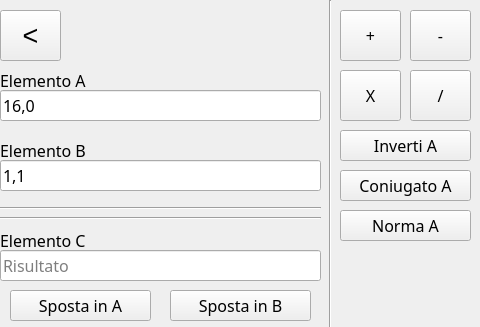
<?xml version="1.0" encoding="UTF-8"?>
<ui version="4.0">
 <class>ComplexView</class>
 <widget class="QWidget" name="ComplexView">
  <property name="geometry">
   <rect>
    <x>0</x>
    <y>0</y>
    <width>480</width>
    <height>327</height>
   </rect>
  </property>
  <property name="windowTitle">
   <string>Form</string>
  </property>
  <widget class="QPushButton" name="btnMoveToB">
   <property name="geometry">
    <rect>
     <x>170</x>
     <y>290</y>
     <width>141</width>
     <height>31</height>
    </rect>
   </property>
   <property name="font">
    <font>
     <family>Microsoft JhengHei Light</family>
     <pointsize>12</pointsize>
    </font>
   </property>
   <property name="text">
    <string>Sposta in B</string>
   </property>
  </widget>
  <widget class="Line" name="line">
   <property name="geometry">
    <rect>
     <x>320</x>
     <y>0</y>
     <width>20</width>
     <height>401</height>
    </rect>
   </property>
   <property name="font">
    <font>
     <family>Microsoft JhengHei Light</family>
     <pointsize>12</pointsize>
    </font>
   </property>
   <property name="orientation">
    <enum>Qt::Vertical</enum>
   </property>
  </widget>
  <widget class="QLineEdit" name="lineEditElementA">
   <property name="geometry">
    <rect>
     <x>0</x>
     <y>90</y>
     <width>321</width>
     <height>31</height>
    </rect>
   </property>
   <property name="font">
    <font>
     <family>Microsoft JhengHei Light</family>
     <pointsize>12</pointsize>
    </font>
   </property>
   <property name="text">
    <string>16,0</string>
   </property>
   <property name="placeholderText">
    <string>Formato: &quot;a, b&quot;</string>
   </property>
  </widget>
  <widget class="QLineEdit" name="lineEditElementB">
   <property name="geometry">
    <rect>
     <x>0</x>
     <y>160</y>
     <width>321</width>
     <height>31</height>
    </rect>
   </property>
   <property name="font">
    <font>
     <family>Microsoft JhengHei Light</family>
     <pointsize>12</pointsize>
    </font>
   </property>
   <property name="text">
    <string>1,1</string>
   </property>
   <property name="placeholderText">
    <string>Formato: &quot;a, b&quot;</string>
   </property>
  </widget>
  <widget class="QPushButton" name="btnSomma">
   <property name="geometry">
    <rect>
     <x>340</x>
     <y>10</y>
     <width>61</width>
     <height>51</height>
    </rect>
   </property>
   <property name="font">
    <font>
     <family>Microsoft JhengHei Light</family>
     <pointsize>12</pointsize>
    </font>
   </property>
   <property name="text">
    <string>+</string>
   </property>
  </widget>
  <widget class="Line" name="line_3">
   <property name="geometry">
    <rect>
     <x>0</x>
     <y>210</y>
     <width>321</width>
     <height>16</height>
    </rect>
   </property>
   <property name="font">
    <font>
     <family>Microsoft JhengHei Light</family>
     <pointsize>12</pointsize>
    </font>
   </property>
   <property name="orientation">
    <enum>Qt::Horizontal</enum>
   </property>
  </widget>
  <widget class="Line" name="line_2">
   <property name="geometry">
    <rect>
     <x>0</x>
     <y>200</y>
     <width>321</width>
     <height>16</height>
    </rect>
   </property>
   <property name="font">
    <font>
     <family>Microsoft JhengHei Light</family>
     <pointsize>12</pointsize>
    </font>
   </property>
   <property name="orientation">
    <enum>Qt::Horizontal</enum>
   </property>
  </widget>
  <widget class="QPushButton" name="btnMoltiplicazione">
   <property name="geometry">
    <rect>
     <x>340</x>
     <y>70</y>
     <width>61</width>
     <height>51</height>
    </rect>
   </property>
   <property name="font">
    <font>
     <family>Microsoft JhengHei Light</family>
     <pointsize>12</pointsize>
    </font>
   </property>
   <property name="text">
    <string>X</string>
   </property>
  </widget>
  <widget class="QLabel" name="labelElementC">
   <property name="geometry">
    <rect>
     <x>0</x>
     <y>230</y>
     <width>321</width>
     <height>21</height>
    </rect>
   </property>
   <property name="font">
    <font>
     <family>Microsoft JhengHei Light</family>
     <pointsize>12</pointsize>
    </font>
   </property>
   <property name="text">
    <string>Elemento C</string>
   </property>
  </widget>
  <widget class="QPushButton" name="btnNorma">
   <property name="geometry">
    <rect>
     <x>340</x>
     <y>210</y>
     <width>131</width>
     <height>31</height>
    </rect>
   </property>
   <property name="font">
    <font>
     <family>Microsoft JhengHei Light</family>
     <pointsize>12</pointsize>
    </font>
   </property>
   <property name="text">
    <string>Norma A</string>
   </property>
  </widget>
  <widget class="QPushButton" name="btnConiugato">
   <property name="geometry">
    <rect>
     <x>340</x>
     <y>170</y>
     <width>131</width>
     <height>31</height>
    </rect>
   </property>
   <property name="font">
    <font>
     <family>Microsoft JhengHei Light</family>
     <pointsize>12</pointsize>
    </font>
   </property>
   <property name="text">
    <string>Coniugato A</string>
   </property>
  </widget>
  <widget class="QLabel" name="labelElementB">
   <property name="geometry">
    <rect>
     <x>0</x>
     <y>140</y>
     <width>321</width>
     <height>21</height>
    </rect>
   </property>
   <property name="font">
    <font>
     <family>Microsoft JhengHei Light</family>
     <pointsize>12</pointsize>
    </font>
   </property>
   <property name="text">
    <string>Elemento B</string>
   </property>
  </widget>
  <widget class="QPushButton" name="btnSottrazione">
   <property name="geometry">
    <rect>
     <x>410</x>
     <y>10</y>
     <width>61</width>
     <height>51</height>
    </rect>
   </property>
   <property name="font">
    <font>
     <family>Microsoft JhengHei Light</family>
     <pointsize>12</pointsize>
    </font>
   </property>
   <property name="text">
    <string>-</string>
   </property>
  </widget>
  <widget class="QPushButton" name="btnMoveToA">
   <property name="geometry">
    <rect>
     <x>10</x>
     <y>290</y>
     <width>141</width>
     <height>31</height>
    </rect>
   </property>
   <property name="font">
    <font>
     <family>Microsoft JhengHei Light</family>
     <pointsize>12</pointsize>
    </font>
   </property>
   <property name="text">
    <string>Sposta in A</string>
   </property>
  </widget>
  <widget class="QPushButton" name="btnDivisione">
   <property name="geometry">
    <rect>
     <x>410</x>
     <y>70</y>
     <width>61</width>
     <height>51</height>
    </rect>
   </property>
   <property name="font">
    <font>
     <family>Microsoft JhengHei Light</family>
     <pointsize>12</pointsize>
    </font>
   </property>
   <property name="text">
    <string>/</string>
   </property>
  </widget>
  <widget class="QLabel" name="labelElementA">
   <property name="geometry">
    <rect>
     <x>0</x>
     <y>70</y>
     <width>321</width>
     <height>21</height>
    </rect>
   </property>
   <property name="font">
    <font>
     <family>Microsoft JhengHei Light</family>
     <pointsize>12</pointsize>
    </font>
   </property>
   <property name="text">
    <string>Elemento A</string>
   </property>
  </widget>
  <widget class="QPushButton" name="btnInverso">
   <property name="geometry">
    <rect>
     <x>340</x>
     <y>130</y>
     <width>131</width>
     <height>31</height>
    </rect>
   </property>
   <property name="font">
    <font>
     <family>Microsoft JhengHei Light</family>
     <pointsize>12</pointsize>
    </font>
   </property>
   <property name="text">
    <string>Inverti A</string>
   </property>
  </widget>
  <widget class="QLineEdit" name="lineEditElementC">
   <property name="enabled">
    <bool>true</bool>
   </property>
   <property name="geometry">
    <rect>
     <x>0</x>
     <y>250</y>
     <width>321</width>
     <height>31</height>
    </rect>
   </property>
   <property name="font">
    <font>
     <family>Microsoft JhengHei Light</family>
     <pointsize>12</pointsize>
    </font>
   </property>
   <property name="readOnly">
    <bool>true</bool>
   </property>
   <property name="placeholderText">
    <string>Risultato</string>
   </property>
  </widget>
  <widget class="QPushButton" name="btnBack">
   <property name="geometry">
    <rect>
     <x>0</x>
     <y>10</y>
     <width>61</width>
     <height>51</height>
    </rect>
   </property>
   <property name="font">
    <font>
     <family>MS Shell Dlg 2</family>
     <pointsize>20</pointsize>
    </font>
   </property>
   <property name="text">
    <string>&lt;</string>
   </property>
  </widget>
 </widget>
 <resources/>
 <connections/>
</ui>
